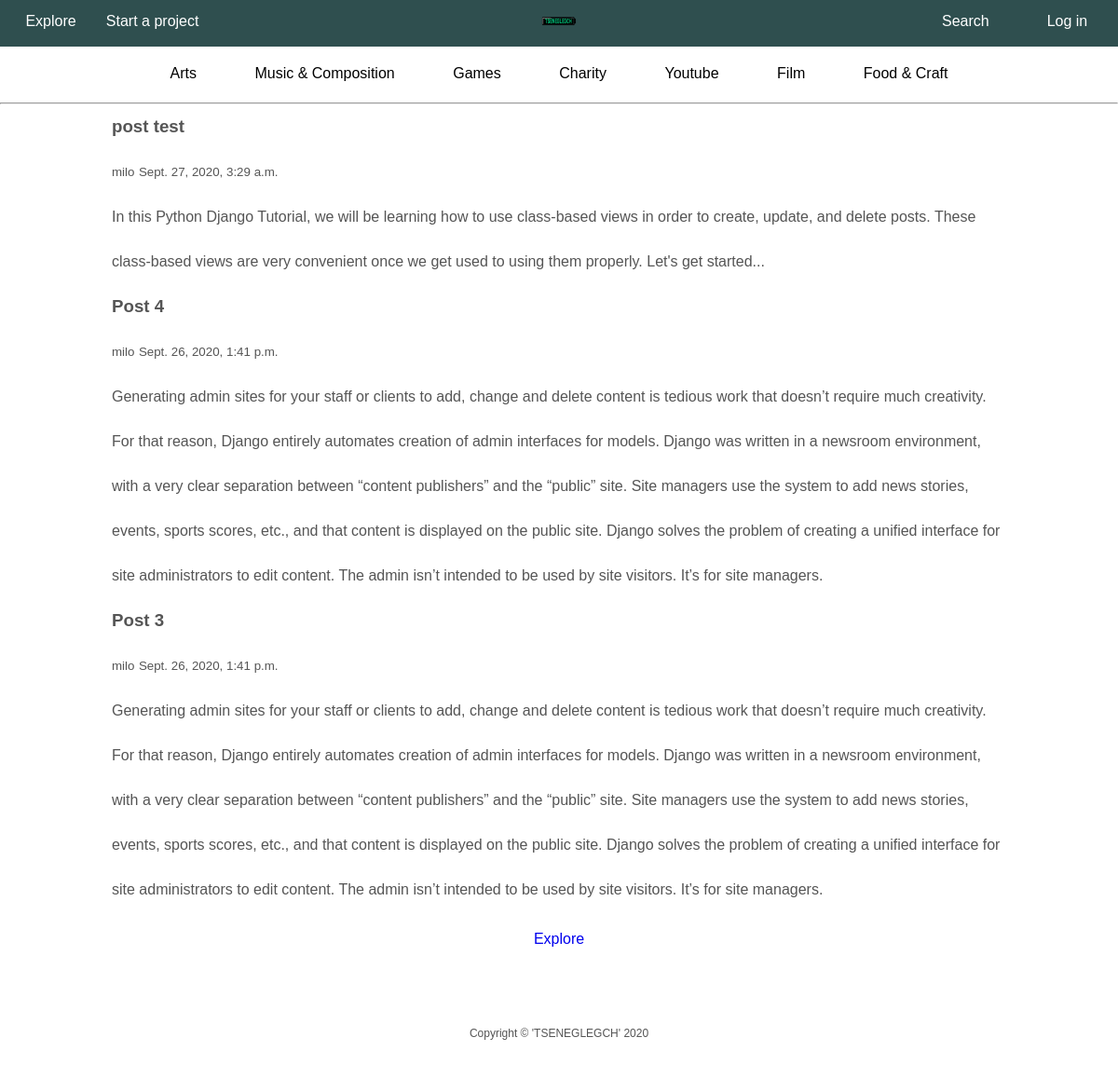
Before: / with the older database file.
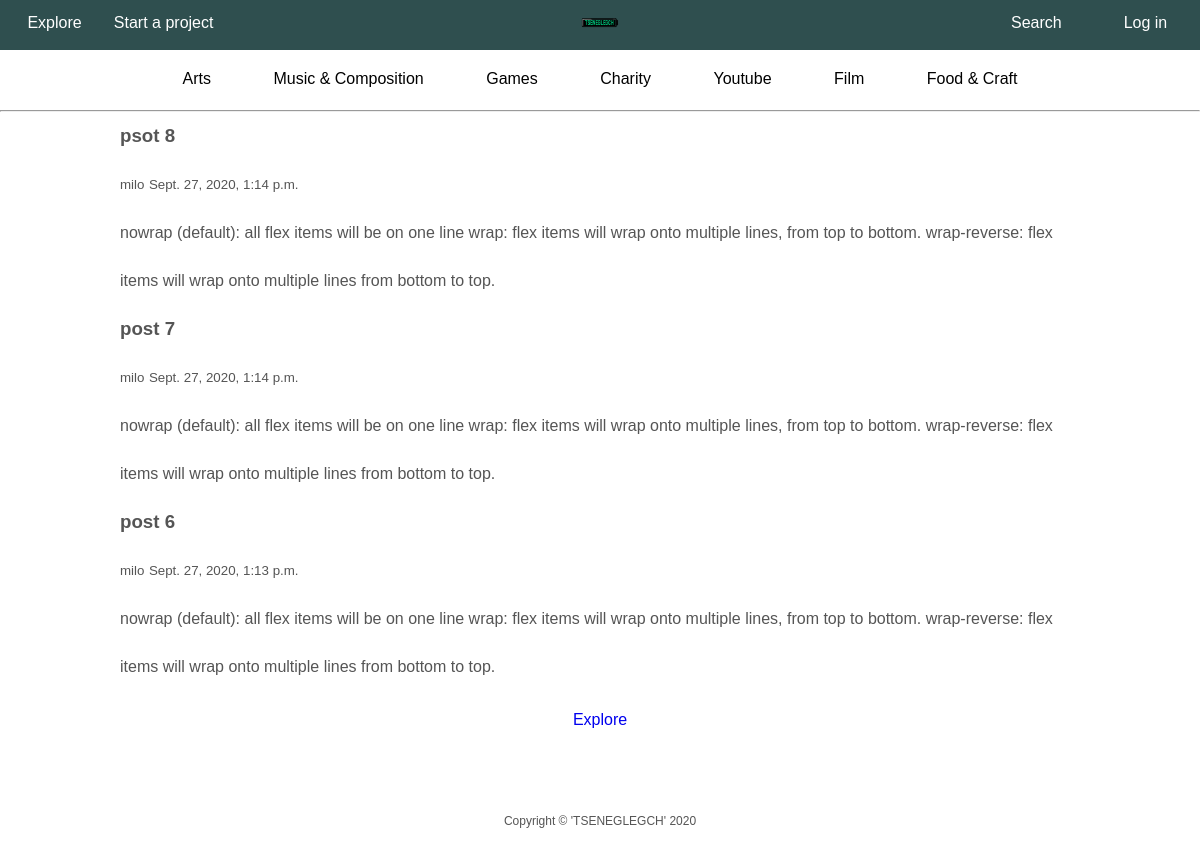
After: the same page with the newer database file.
### post/models.py (models this page shows, shortened)
class Post(models.Model):
    title = models.CharField(max_length=100)
    content = models.TextField()
    date_posted = models.DateTimeField(default=timezone.now)
    author = models.ForeignKey(User, on_delete=models.CASCADE)
    thumbnail = models.ImageField(default='default.jpg', upload_to='thumbnails')

### post/views.py (the view)
# urls.py: path('', PostListView.as_view(), name='home-page'),
class PostListView(ListView):
    model = Post
    template_name = 'post/home.html'
    context_object_name = 'posts'
    ordering = ['-date_posted']
    paginate_by = 3
    def get_context_data(self, *args, object_list=None, **kwargs):
        data = super(PostListView, self).get_context_data(*args, **kwargs)
        data['title'] = 'Home Page'
        return data

### post/templates/post/home.html
{% extends 'post/main.html' %}
{% block featured %}
  {% for post in posts %}
    <h3>{{ post.title }}</h3>
    <div>
      <small>{{ post.author }}</small>
      <small>{{ post.date_posted }}</small>
    </div>
    <p>{{ post.content }}</p>
  {% endfor %}
{% endblock featured %}
{%  block posts %}
  {% if is_paginated %}
    {% if page_obj.number == 1 %}
      <div class="page-direc-parent">
        <a href="?page={{ page_obj.next_page_number }}">Explore</a>
      </div>
    {% elif page_obj.has_previous and page_obj.has_next %}
      <div class="page-direc-parent">
        <a href="?page={{ page_obj.previous_page_number }}">Previous</a>
        <a href="?page={{ page_obj.next_page_number }}">Next</a>
      </div>
    {% elif page_obj.has_next == False %}
      <div class="page-direc-parent">
        <a href="?page={{ page_obj.previous_page_number }}">Go back</a>
      </div>
    {% endif %}
  {% endif %}
{% endblock posts %}

Changed rows visible on the page:
no longer on this page (row unchanged): Post: title "post test", author "milo", date_posted "Sept. 27, 2020, 3:29 a.m.", content "In this Python Django Tutorial, we will be learning how to use class-based views in order to create, update, and delete posts. These class-based views are very convenient once we get used to using them properly. Let's get started..."
no longer on this page (row unchanged): Post: title "Post 4", author "milo", date_posted "Sept. 26, 2020, 1:41 p.m.", content "Generating admin sites for your staff or clients to add, change and delete content is tedious work that doesn’t require much creativity. For that reason, Django entirely automates creation of admin interfaces for models. Django was written in a newsroom environment, with a very clear separation between “content publishers” and the “public” site. Site managers use the system to add news stories, events, sports scores, etc., and that content is displayed on the public site. Django solves the problem of creating a unified interface for site administrators to edit content. The admin isn’t intended to be used by site visitors. It’s for site managers."
no longer on this page (row unchanged): Post: title "Post 3", author "milo", date_posted "Sept. 26, 2020, 1:41 p.m.", content "Generating admin sites for your staff or clients to add, change and delete content is tedious work that doesn’t require much creativity. For that reason, Django entirely automates creation of admin interfaces for models. Django was written in a newsroom environment, with a very clear separation between “content publishers” and the “public” site. Site managers use the system to add news stories, events, sports scores, etc., and that content is displayed on the public site. Django solves the problem of creating a unified interface for site administrators to edit content. The admin isn’t intended to be used by site visitors. It’s for site managers."
added Post: title "psot 8", author "milo", date_posted "Sept. 27, 2020, 1:14 p.m.", content "nowrap (default): all flex items will be on one line wrap: flex items will wrap onto multiple lines, from top to bottom. wrap-reverse: flex items will wrap onto multiple lines from bottom to top."
added Post: title "post 7", author "milo", date_posted "Sept. 27, 2020, 1:14 p.m.", content "nowrap (default): all flex items will be on one line wrap: flex items will wrap onto multiple lines, from top to bottom. wrap-reverse: flex items will wrap onto multiple lines from bottom to top."
added Post: title "post 6", author "milo", date_posted "Sept. 27, 2020, 1:13 p.m.", content "nowrap (default): all flex items will be on one line wrap: flex items will wrap onto multiple lines, from top to bottom. wrap-reverse: flex items will wrap onto multiple lines from bottom to top."
